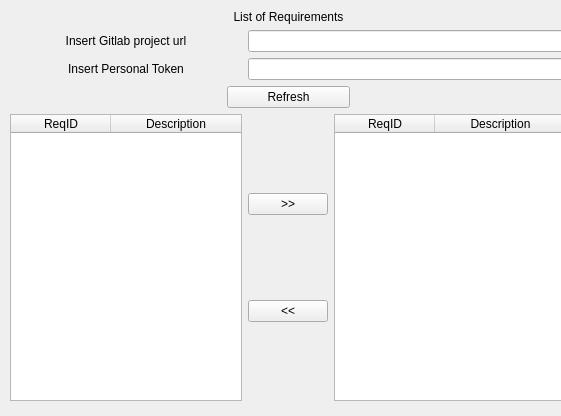
<?xml version="1.0" encoding="UTF-8"?>
<ui version="4.0">
 <class>GitLabRequirements</class>
 <widget class="QWidget" name="GitLabRequirements">
  <property name="geometry">
   <rect>
    <x>0</x>
    <y>0</y>
    <width>561</width>
    <height>416</height>
   </rect>
  </property>
  <property name="sizePolicy">
   <sizepolicy hsizetype="Fixed" vsizetype="Preferred">
    <horstretch>0</horstretch>
    <verstretch>0</verstretch>
   </sizepolicy>
  </property>
  <property name="windowTitle">
   <string>Form</string>
  </property>
  <widget class="QWidget" name="gridLayoutWidget">
   <property name="geometry">
    <rect>
     <x>10</x>
     <y>10</y>
     <width>557</width>
     <height>391</height>
    </rect>
   </property>
   <layout class="QGridLayout" name="gridLayout">
    <item row="5" column="2">
     <widget class="QTableWidget" name="SelectedRequirements">
      <attribute name="horizontalHeaderStretchLastSection">
       <bool>true</bool>
      </attribute>
      <column>
       <property name="text">
        <string>ReqID</string>
       </property>
      </column>
      <column>
       <property name="text">
        <string>Description</string>
       </property>
      </column>
     </widget>
    </item>
    <item row="2" column="0">
     <widget class="QLabel" name="UrlLabel">
      <property name="text">
       <string>Insert Gitlab project url</string>
      </property>
      <property name="alignment">
       <set>Qt::AlignCenter</set>
      </property>
     </widget>
    </item>
    <item row="5" column="0">
     <widget class="QTableWidget" name="AllRequirements">
      <attribute name="horizontalHeaderStretchLastSection">
       <bool>true</bool>
      </attribute>
      <column>
       <property name="text">
        <string>ReqID</string>
       </property>
      </column>
      <column>
       <property name="text">
        <string>Description</string>
       </property>
      </column>
     </widget>
    </item>
    <item row="2" column="1" colspan="2">
     <widget class="QLineEdit" name="UrlLineEdit"/>
    </item>
    <item row="3" column="1" colspan="2">
     <widget class="QLineEdit" name="TokenLineEdit"/>
    </item>
    <item row="0" column="0" colspan="3">
     <widget class="QLabel" name="TitleLabel">
      <property name="sizePolicy">
       <sizepolicy hsizetype="Preferred" vsizetype="Fixed">
        <horstretch>0</horstretch>
        <verstretch>0</verstretch>
       </sizepolicy>
      </property>
      <property name="text">
       <string>List of Requirements</string>
      </property>
      <property name="alignment">
       <set>Qt::AlignCenter</set>
      </property>
     </widget>
    </item>
    <item row="4" column="0" colspan="3" alignment="Qt::AlignHCenter">
     <widget class="QPushButton" name="Refresh">
      <property name="sizePolicy">
       <sizepolicy hsizetype="Fixed" vsizetype="Fixed">
        <horstretch>0</horstretch>
        <verstretch>0</verstretch>
       </sizepolicy>
      </property>
      <property name="minimumSize">
       <size>
        <width>123</width>
        <height>0</height>
       </size>
      </property>
      <property name="text">
       <string>Refresh</string>
      </property>
     </widget>
    </item>
    <item row="3" column="0">
     <widget class="QLabel" name="TokenLabel">
      <property name="toolTip">
       <string>To create a personal access token, go to  Profile &gt; Preferences &gt; Access Tokens 
 in your gitlab server</string>
      </property>
      <property name="text">
       <string>Insert Personal Token</string>
      </property>
      <property name="alignment">
       <set>Qt::AlignCenter</set>
      </property>
     </widget>
    </item>
    <item row="5" column="1">
     <layout class="QVBoxLayout" name="verticalLayout">
      <item>
       <widget class="QPushButton" name="MoveToSelected">
        <property name="text">
         <string>&gt;&gt;</string>
        </property>
       </widget>
      </item>
      <item>
       <widget class="QPushButton" name="MoveToAll">
        <property name="text">
         <string>&lt;&lt;</string>
        </property>
       </widget>
      </item>
     </layout>
    </item>
   </layout>
  </widget>
 </widget>
 <resources/>
 <connections/>
</ui>
